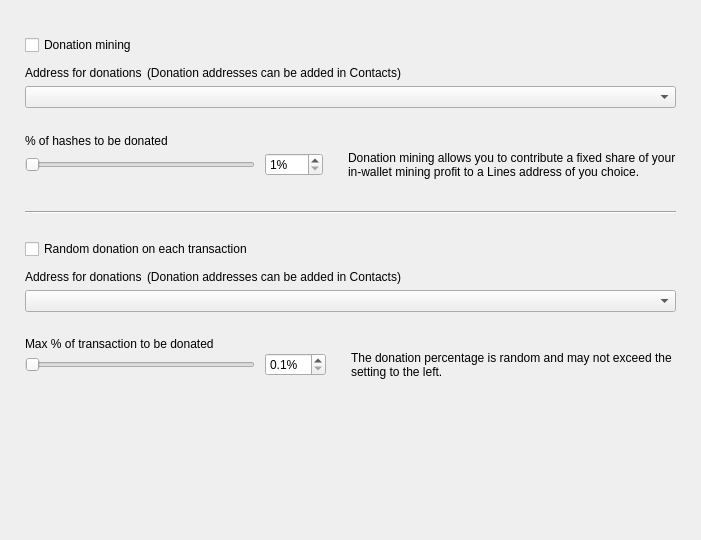
<?xml version="1.0" encoding="UTF-8"?>
<ui version="4.0">
 <class>DonationOptionsFrame</class>
 <widget class="QFrame" name="DonationOptionsFrame">
  <property name="geometry">
   <rect>
    <x>0</x>
    <y>0</y>
    <width>701</width>
    <height>540</height>
   </rect>
  </property>
  <property name="windowTitle">
   <string>Frame</string>
  </property>
  <property name="frameShape">
   <enum>QFrame::NoFrame</enum>
  </property>
  <property name="frameShadow">
   <enum>QFrame::Raised</enum>
  </property>
  <layout class="QVBoxLayout" name="verticalLayout">
   <property name="spacing">
    <number>10</number>
   </property>
   <property name="leftMargin">
    <number>25</number>
   </property>
   <property name="topMargin">
    <number>35</number>
   </property>
   <property name="rightMargin">
    <number>25</number>
   </property>
   <property name="bottomMargin">
    <number>0</number>
   </property>
   <item>
    <widget class="QCheckBox" name="m_enableDonationMiningCheck">
     <property name="text">
      <string>Donation mining</string>
     </property>
    </widget>
   </item>
   <item>
    <widget class="QFrame" name="m_donationMiningFrame">
     <property name="frameShape">
      <enum>QFrame::NoFrame</enum>
     </property>
     <property name="frameShadow">
      <enum>QFrame::Raised</enum>
     </property>
     <layout class="QGridLayout" name="gridLayout" columnstretch="1,0,0,1">
      <property name="leftMargin">
       <number>0</number>
      </property>
      <property name="topMargin">
       <number>0</number>
      </property>
      <property name="rightMargin">
       <number>0</number>
      </property>
      <property name="bottomMargin">
       <number>0</number>
      </property>
      <property name="horizontalSpacing">
       <number>10</number>
      </property>
      <property name="verticalSpacing">
       <number>0</number>
      </property>
      <item row="2" column="0" colspan="4">
       <widget class="QComboBox" name="m_donationMiningAddressCombo"/>
      </item>
      <item row="3" column="0" colspan="4">
       <spacer name="verticalSpacer_2">
        <property name="orientation">
         <enum>Qt::Vertical</enum>
        </property>
        <property name="sizeType">
         <enum>QSizePolicy::Fixed</enum>
        </property>
        <property name="sizeHint" stdset="0">
         <size>
          <width>20</width>
          <height>25</height>
         </size>
        </property>
       </spacer>
      </item>
      <item row="4" column="0" colspan="4">
       <widget class="WalletGui::WalletNormalBlackTextLabel" name="label_2">
        <property name="minimumSize">
         <size>
          <width>0</width>
          <height>16</height>
         </size>
        </property>
        <property name="text">
         <string>% of hashes to be donated</string>
        </property>
        <property name="indent">
         <number>0</number>
        </property>
       </widget>
      </item>
      <item row="5" column="1">
       <widget class="QSpinBox" name="m_donationMiningAmountSpin">
        <property name="suffix">
         <string>%</string>
        </property>
        <property name="minimum">
         <number>1</number>
        </property>
        <property name="maximum">
         <number>100</number>
        </property>
       </widget>
      </item>
      <item row="5" column="0">
       <widget class="QSlider" name="m_donationMiningAmountSlider">
        <property name="maximumSize">
         <size>
          <width>230</width>
          <height>16777215</height>
         </size>
        </property>
        <property name="minimum">
         <number>1</number>
        </property>
        <property name="maximum">
         <number>100</number>
        </property>
        <property name="orientation">
         <enum>Qt::Horizontal</enum>
        </property>
       </widget>
      </item>
      <item row="5" column="2">
       <spacer name="horizontalSpacer">
        <property name="orientation">
         <enum>Qt::Horizontal</enum>
        </property>
        <property name="sizeType">
         <enum>QSizePolicy::Fixed</enum>
        </property>
        <property name="sizeHint" stdset="0">
         <size>
          <width>5</width>
          <height>20</height>
         </size>
        </property>
       </spacer>
      </item>
      <item row="5" column="3" alignment="Qt::AlignVCenter">
       <widget class="WalletGui::WalletSmallGrayTextLabel" name="m_donationMiningCommentLabel">
        <property name="minimumSize">
         <size>
          <width>0</width>
          <height>32</height>
         </size>
        </property>
        <property name="text">
         <string>Donation mining allows you to contribute a fixed share of your in-wallet mining profit to a Lines address of you choice.</string>
        </property>
        <property name="wordWrap">
         <bool>true</bool>
        </property>
        <property name="indent">
         <number>0</number>
        </property>
       </widget>
      </item>
      <item row="1" column="0" colspan="4">
       <spacer name="verticalSpacer_6">
        <property name="orientation">
         <enum>Qt::Vertical</enum>
        </property>
        <property name="sizeType">
         <enum>QSizePolicy::Fixed</enum>
        </property>
        <property name="sizeHint" stdset="0">
         <size>
          <width>20</width>
          <height>5</height>
         </size>
        </property>
       </spacer>
      </item>
      <item row="0" column="0" colspan="4">
       <layout class="QHBoxLayout" name="horizontalLayout" stretch="0,1">
        <property name="spacing">
         <number>5</number>
        </property>
        <property name="leftMargin">
         <number>0</number>
        </property>
        <item>
         <widget class="WalletGui::WalletNormalBlackTextLabel" name="label">
          <property name="minimumSize">
           <size>
            <width>0</width>
            <height>16</height>
           </size>
          </property>
          <property name="text">
           <string>Address for donations</string>
          </property>
          <property name="indent">
           <number>0</number>
          </property>
         </widget>
        </item>
        <item>
         <widget class="WalletGui::WalletSmallGrayTextLabel" name="label_5">
          <property name="text">
           <string>(Donation addresses can be added in Contacts)</string>
          </property>
         </widget>
        </item>
       </layout>
      </item>
     </layout>
    </widget>
   </item>
   <item>
    <spacer name="verticalSpacer_3">
     <property name="orientation">
      <enum>Qt::Vertical</enum>
     </property>
     <property name="sizeType">
      <enum>QSizePolicy::Fixed</enum>
     </property>
     <property name="sizeHint" stdset="0">
      <size>
       <width>20</width>
       <height>20</height>
      </size>
     </property>
    </spacer>
   </item>
   <item>
    <widget class="Line" name="line">
     <property name="frameShadow">
      <enum>QFrame::Sunken</enum>
     </property>
     <property name="orientation">
      <enum>Qt::Horizontal</enum>
     </property>
    </widget>
   </item>
   <item>
    <spacer name="verticalSpacer_4">
     <property name="orientation">
      <enum>Qt::Vertical</enum>
     </property>
     <property name="sizeType">
      <enum>QSizePolicy::Fixed</enum>
     </property>
     <property name="sizeHint" stdset="0">
      <size>
       <width>20</width>
       <height>15</height>
      </size>
     </property>
    </spacer>
   </item>
   <item>
    <widget class="QCheckBox" name="m_enableDonationChangeCheck">
     <property name="text">
      <string>Random donation on each transaction</string>
     </property>
    </widget>
   </item>
   <item>
    <widget class="QFrame" name="m_donationChangeFrame">
     <property name="frameShape">
      <enum>QFrame::NoFrame</enum>
     </property>
     <property name="frameShadow">
      <enum>QFrame::Raised</enum>
     </property>
     <layout class="QGridLayout" name="gridLayout_2" columnstretch="1,0,0,1">
      <property name="leftMargin">
       <number>0</number>
      </property>
      <property name="topMargin">
       <number>0</number>
      </property>
      <property name="rightMargin">
       <number>0</number>
      </property>
      <property name="bottomMargin">
       <number>0</number>
      </property>
      <property name="horizontalSpacing">
       <number>10</number>
      </property>
      <property name="verticalSpacing">
       <number>0</number>
      </property>
      <item row="3" column="0" colspan="4">
       <spacer name="verticalSpacer_5">
        <property name="orientation">
         <enum>Qt::Vertical</enum>
        </property>
        <property name="sizeType">
         <enum>QSizePolicy::Fixed</enum>
        </property>
        <property name="sizeHint" stdset="0">
         <size>
          <width>20</width>
          <height>25</height>
         </size>
        </property>
       </spacer>
      </item>
      <item row="4" column="0" colspan="4">
       <widget class="WalletGui::WalletNormalBlackTextLabel" name="label_3">
        <property name="text">
         <string>Max % of transaction to be donated</string>
        </property>
        <property name="indent">
         <number>0</number>
        </property>
       </widget>
      </item>
      <item row="5" column="0">
       <widget class="QSlider" name="m_donationChangeAmountSlider">
        <property name="maximumSize">
         <size>
          <width>230</width>
          <height>16777215</height>
         </size>
        </property>
        <property name="minimum">
         <number>1</number>
        </property>
        <property name="maximum">
         <number>100</number>
        </property>
        <property name="orientation">
         <enum>Qt::Horizontal</enum>
        </property>
       </widget>
      </item>
      <item row="2" column="0" colspan="4">
       <widget class="QComboBox" name="m_donationChangeAddressCombo"/>
      </item>
      <item row="5" column="3" alignment="Qt::AlignVCenter">
       <widget class="WalletGui::WalletSmallGrayTextLabel" name="m_donationChangeCommentLabel">
        <property name="text">
         <string>The donation percentage is random and may not exceed the setting to the left.</string>
        </property>
        <property name="wordWrap">
         <bool>true</bool>
        </property>
        <property name="indent">
         <number>0</number>
        </property>
       </widget>
      </item>
      <item row="5" column="1">
       <widget class="QDoubleSpinBox" name="m_donationChangeAmountSpin">
        <property name="suffix">
         <string>%</string>
        </property>
        <property name="decimals">
         <number>1</number>
        </property>
        <property name="minimum">
         <double>0.100000000000000</double>
        </property>
        <property name="maximum">
         <double>10.000000000000000</double>
        </property>
        <property name="singleStep">
         <double>0.100000000000000</double>
        </property>
       </widget>
      </item>
      <item row="5" column="2">
       <spacer name="horizontalSpacer_2">
        <property name="orientation">
         <enum>Qt::Horizontal</enum>
        </property>
        <property name="sizeType">
         <enum>QSizePolicy::Fixed</enum>
        </property>
        <property name="sizeHint" stdset="0">
         <size>
          <width>5</width>
          <height>20</height>
         </size>
        </property>
       </spacer>
      </item>
      <item row="1" column="0" colspan="4">
       <spacer name="verticalSpacer_7">
        <property name="orientation">
         <enum>Qt::Vertical</enum>
        </property>
        <property name="sizeType">
         <enum>QSizePolicy::Fixed</enum>
        </property>
        <property name="sizeHint" stdset="0">
         <size>
          <width>20</width>
          <height>5</height>
         </size>
        </property>
       </spacer>
      </item>
      <item row="0" column="0" colspan="4">
       <layout class="QHBoxLayout" name="horizontalLayout_2" stretch="0,1">
        <property name="spacing">
         <number>5</number>
        </property>
        <property name="leftMargin">
         <number>0</number>
        </property>
        <item>
         <widget class="WalletGui::WalletNormalBlackTextLabel" name="label_4">
          <property name="minimumSize">
           <size>
            <width>0</width>
            <height>16</height>
           </size>
          </property>
          <property name="text">
           <string>Address for donations</string>
          </property>
          <property name="indent">
           <number>0</number>
          </property>
         </widget>
        </item>
        <item>
         <widget class="WalletGui::WalletSmallGrayTextLabel" name="label_6">
          <property name="text">
           <string>(Donation addresses can be added in Contacts)</string>
          </property>
         </widget>
        </item>
       </layout>
      </item>
     </layout>
    </widget>
   </item>
   <item>
    <spacer name="verticalSpacer">
     <property name="orientation">
      <enum>Qt::Vertical</enum>
     </property>
     <property name="sizeType">
      <enum>QSizePolicy::Expanding</enum>
     </property>
     <property name="sizeHint" stdset="0">
      <size>
       <width>20</width>
       <height>10</height>
      </size>
     </property>
    </spacer>
   </item>
  </layout>
 </widget>
 <customwidgets>
  <customwidget>
   <class>WalletGui::WalletSmallGrayTextLabel</class>
   <extends>QLabel</extends>
   <header>Gui/Common/WalletTextLabel.h</header>
  </customwidget>
  <customwidget>
   <class>WalletGui::WalletNormalBlackTextLabel</class>
   <extends>QLabel</extends>
   <header>Gui/Common/WalletTextLabel.h</header>
  </customwidget>
 </customwidgets>
 <resources/>
 <connections>
  <connection>
   <sender>m_enableDonationMiningCheck</sender>
   <signal>toggled(bool)</signal>
   <receiver>m_donationMiningFrame</receiver>
   <slot>setEnabled(bool)</slot>
   <hints>
    <hint type="sourcelabel">
     <x>353</x>
     <y>41</y>
    </hint>
    <hint type="destinationlabel">
     <x>350</x>
     <y>115</y>
    </hint>
   </hints>
  </connection>
  <connection>
   <sender>m_donationMiningAmountSlider</sender>
   <signal>valueChanged(int)</signal>
   <receiver>DonationOptionsFrame</receiver>
   <slot>donationMiningAmountChanged(int)</slot>
   <hints>
    <hint type="sourcelabel">
     <x>187</x>
     <y>155</y>
    </hint>
    <hint type="destinationlabel">
     <x>350</x>
     <y>269</y>
    </hint>
   </hints>
  </connection>
  <connection>
   <sender>m_donationMiningAmountSpin</sender>
   <signal>valueChanged(int)</signal>
   <receiver>DonationOptionsFrame</receiver>
   <slot>donationMiningAmountChanged(int)</slot>
   <hints>
    <hint type="sourcelabel">
     <x>391</x>
     <y>155</y>
    </hint>
    <hint type="destinationlabel">
     <x>350</x>
     <y>269</y>
    </hint>
   </hints>
  </connection>
  <connection>
   <sender>m_enableDonationChangeCheck</sender>
   <signal>toggled(bool)</signal>
   <receiver>m_donationChangeFrame</receiver>
   <slot>setEnabled(bool)</slot>
   <hints>
    <hint type="sourcelabel">
     <x>353</x>
     <y>237</y>
    </hint>
    <hint type="destinationlabel">
     <x>350</x>
     <y>328</y>
    </hint>
   </hints>
  </connection>
  <connection>
   <sender>m_donationChangeAmountSlider</sender>
   <signal>valueChanged(int)</signal>
   <receiver>DonationOptionsFrame</receiver>
   <slot>donationChangeAmountChanged(int)</slot>
   <hints>
    <hint type="sourcelabel">
     <x>187</x>
     <y>385</y>
    </hint>
    <hint type="destinationlabel">
     <x>350</x>
     <y>269</y>
    </hint>
   </hints>
  </connection>
  <connection>
   <sender>m_donationChangeAmountSpin</sender>
   <signal>valueChanged(double)</signal>
   <receiver>DonationOptionsFrame</receiver>
   <slot>donationChangeAmountChanged(double)</slot>
   <hints>
    <hint type="sourcelabel">
     <x>433</x>
     <y>353</y>
    </hint>
    <hint type="destinationlabel">
     <x>350</x>
     <y>269</y>
    </hint>
   </hints>
  </connection>
 </connections>
 <slots>
  <slot>donationMiningAmountChanged(int)</slot>
  <slot>donationChangeAmountChanged(int)</slot>
  <slot>donationChangeAmountChanged(double)</slot>
 </slots>
</ui>
